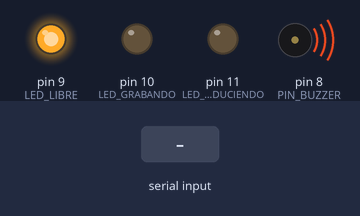
Bench run of a sketch on a simulated Arduino Uno, built with avr-gcc and run on an emulated ATmega328P. On the bench: output pins drawn as LEDs (lit = HIGH), buzzer (waves = sounding). The inputs (shaded band) are chosen by the test bench. What the sketch prints to the serial monitor is not drawn.

Above: at 1.2 s.
1.3 s: "L" received over Serial
At 2.1 s:
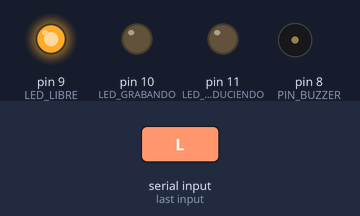
2.8 s: "G" received over Serial
At 3.2 s:
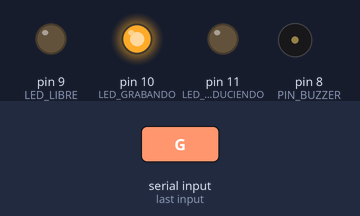
4.3 s: "R" received over Serial
At 5.6 s:
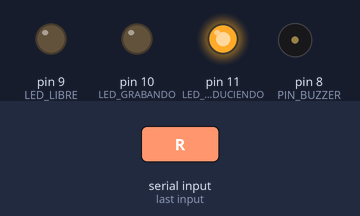
Timing chart, 0 to 7.3 s (numbered marks = the images above; inputs shaded):
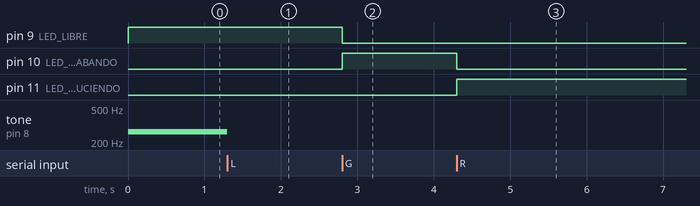

The sketch:

Minipiano.ino
```cpp
#include "Tecla.h"

#define CANT_TECLAS 13
#define PIN_BUZZER 8
#define MAX_NOTAS 100

// Pines para los LEDs de estado
#define LED_LIBRE 9
#define LED_GRABANDO 10
#define LED_REPRODUCIENDO 11

#define ESTADO_LIBRE 0
#define ESTADO_GRABANDO 1
#define ESTADO_REPRODUCIENDO 2

byte estadoActual = ESTADO_LIBRE;

void tocarYGrabar();

// Arreglo de objetos Tecla: {pin, frecuencia en Hz}
Tecla piano[CANT_TECLAS] = {
  Tecla(22, 262), // 0: Do (C4)
  Tecla(23, 277), // 1: Do# (C#4)
  Tecla(24, 294), // 2: Re (D4)
  Tecla(25, 311), // 3: Re# (D#4)
  Tecla(26, 330), // 4: Mi (E4)
  Tecla(27, 349), // 5: Fa (F4)
  Tecla(28, 370), // 6: Fa# (F#4)
  Tecla(29, 392), // 7: Sol (G4)
  Tecla(30, 415), // 8: Sol# (G#4)
  Tecla(31, 440), // 9: La (A4)
  Tecla(32, 466), // 10: La# (A#4)
  Tecla(33, 494), // 11: Si (B4)
  Tecla(34, 523)  // 12: Do (C5)
};

NotaGrabada melodia[MAX_NOTAS];
int indiceNota = 0;

// Variables para detectar cambios en las teclas y medir el tiempo
int teclaSonando = -1; // -1: ninguna apretada
unsigned long tiempoInicio = 0;

void setup() {
  Serial.begin(9600);
  pinMode(LED_LIBRE, OUTPUT);
  pinMode(LED_GRABANDO, OUTPUT);
  pinMode(LED_REPRODUCIENDO, OUTPUT);
  for (int i = 0; i < CANT_TECLAS; i++) {
    piano[i].inicializar(); // Inicializa la tecla en la posición i (de 0 a 12)
  }
}

// Lee los pulsadores, controla el buzzer, guarda silencios/notas y avisa a Processing
void tocarYGrabar() {
  int teclaDetectada = -1;

  for (int i = 0; i < CANT_TECLAS; i++) {
    if (piano[i].estaPresionada()) {
      teclaDetectada = i;
      break;
    }
  }

  // 1. SE PRESIONÓ UNA TECLA NUEVA
  if (teclaDetectada != -1 && teclaDetectada != teclaSonando) {
    // Si estamos grabando y ya se tocó al menos una nota antes, guardamos el silencio previo
    if (estadoActual == ESTADO_GRABANDO && indiceNota > 0 && indiceNota < MAX_NOTAS) {
      unsigned int duracionSilencio = millis() - tiempoInicio;
      melodia[indiceNota].numeroTecla = 255; // 255 = código para representar silencio
      melodia[indiceNota].duracion = duracionSilencio;
      indiceNota++;
    }

    tone(PIN_BUZZER, piano[teclaDetectada].obtenerFrecuencia());
    tiempoInicio = millis(); // Reiniciamos el reloj para medir cuánto dura esta nota
    teclaSonando = teclaDetectada;
    Serial.println(teclaSonando); // Avisa a Processing en vivo qué tecla pintar (0 al 12)
  }

  // 2. SE SOLTÓ LA TECLA QUE ESTABA SONANDO
  if (teclaDetectada == -1 && teclaSonando != -1) {
    noTone(PIN_BUZZER);
    unsigned int duracionNota = millis() - tiempoInicio;
    tiempoInicio = millis(); // Reiniciamos el reloj para empezar a medir el silencio que inicia ahora
    Serial.println(-1);      // Avisa a Processing que apague la tecla en pantalla

    // Si estamos en modo GRABANDO, guardamos la nota que acaba de terminar
    if (estadoActual == ESTADO_GRABANDO && indiceNota < MAX_NOTAS) {
      melodia[indiceNota].numeroTecla = teclaSonando;
      melodia[indiceNota].duracion = duracionNota;
      indiceNota++;
    }
    teclaSonando = -1;
  }
}

// Bucle principal con recepción de comandos y máquina de estados
void loop() {
  // 1. Escuchar si Processing envió una orden de cambio de estado
  if (Serial.available() > 0) {
    char comando = Serial.read();

    if (comando == 'L') {
      estadoActual = ESTADO_LIBRE;
      noTone(PIN_BUZZER); // Por seguridad, apagamos cualquier sonido previo
    }
    else if (comando == 'G') {
      estadoActual = ESTADO_GRABANDO;
      indiceNota = 0;     // Reiniciamos el contador para grabar desde cero
      noTone(PIN_BUZZER);
    }
    else if (comando == 'R') {
      estadoActual = ESTADO_REPRODUCIENDO;
      noTone(PIN_BUZZER);
    }
  }

  // 2. Ejecutar el estado actual
  switch (estadoActual) {
    case ESTADO_LIBRE:
      digitalWrite(LED_LIBRE, HIGH);
      digitalWrite(LED_GRABANDO, LOW);
      digitalWrite(LED_REPRODUCIENDO, LOW);
      tocarYGrabar();
      break;

    case ESTADO_GRABANDO:
      digitalWrite(LED_LIBRE, LOW);
      digitalWrite(LED_GRABANDO, HIGH);
      digitalWrite(LED_REPRODUCIENDO, LOW);
      tocarYGrabar();
      break;

    case ESTADO_REPRODUCIENDO:
      digitalWrite(LED_LIBRE, LOW);
      digitalWrite(LED_GRABANDO, LOW);
      digitalWrite(LED_REPRODUCIENDO, HIGH);
      // Aca irá la función para reproducir la melodía
      break;
  }
}
```

Tecla.cpp
```cpp
#include "Tecla.h"

// Constructor: guarda el pin y la frecuencia en los atributos de la clase
// Si los nombres son iguales, usamos this-> para diferenciarlos:
Tecla::Tecla(byte pin, unsigned int frecuencia) {
	this->pin = pin;
	this->frecuencia = frecuencia;
}

// Configura el pin usando la resistencia interna
void Tecla::inicializar() {
	pinMode(this->pin, INPUT_PULLUP); // <-- Espacio 1
}

// Devuelve true (verdadero) solo cuando el botón está apretado
bool Tecla::estaPresionada() {
	return (digitalRead(this->pin) == LOW); // <-- Espacio 2
}

unsigned int Tecla::obtenerFrecuencia() {
	return this->frecuencia;
}
```

Tecla.h
```cpp
#ifndef TECLA_H
#define TECLA_H
#include <Arduino.h>

// Estructura para guardar cada nota en memoria cuando grabamos
struct NotaGrabada {
	byte numeroTecla;      // Tecla del 0 al 12
	unsigned int duracion; // Duración en milisegundos
};

class Tecla {
private:
	byte pin;               // Pin del Arduino Mega donde va el pulsador
	unsigned int frecuencia; // Frecuencia en Hz (ej: Do = 262 Hz)

public:
	Tecla(byte p, unsigned int frec); // Constructor
	void inicializar();               // Configura el pinMode
	bool estaPresionada();            // Lee si el botón está apretado
	unsigned int obtenerFrecuencia(); // Devuelve la nota para el buzzer
};

#endif
```

Measured:
- after the input at 1.3 s, tone on pin 8 (PIN_BUZZER): 262 Hz → silent at once
- after the input at 2.8 s, pin 9 (LED_LIBRE): HIGH → LOW at once; pin 10 (LED_GRABANDO): LOW → HIGH at once
- after the input at 4.3 s, pin 10 (LED_GRABANDO): HIGH → LOW at once; pin 11 (LED_REPRODUCIENDO): LOW → HIGH at once
